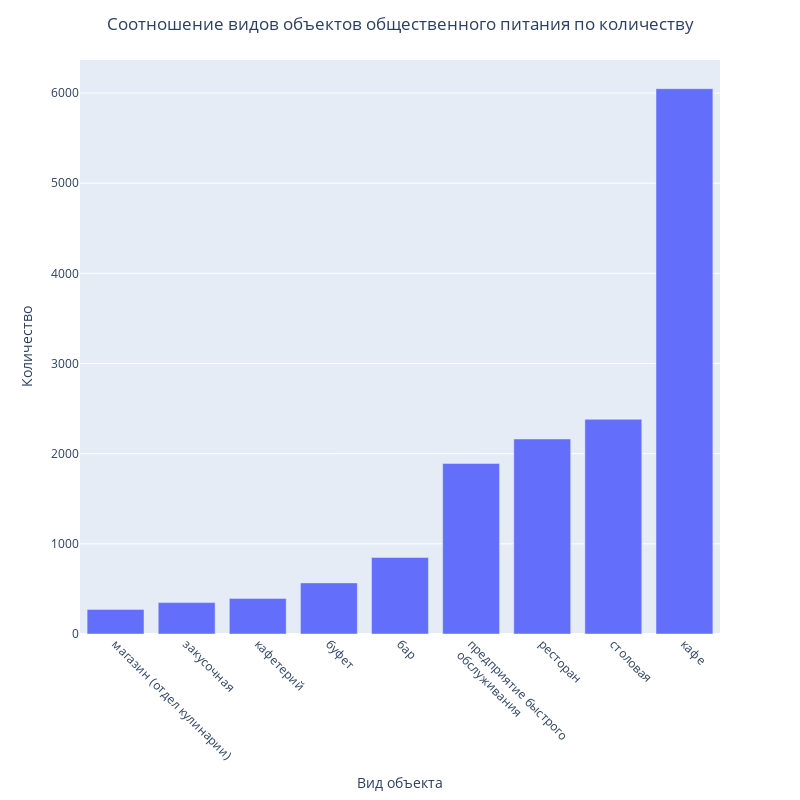

Write notebook code for a chart like this one.
### Code cell
fig = px.bar(
    data, x='object_type', y='id', 
    labels=dict({'object_type': 'Вид объекта', 'id':'Количество'}),
    width=800, height=800
)
fig.update_xaxes(tickangle=45)
fig.update_layout(title_text='Соотношение видов объектов общественного питания по количеству', title_x=0.5, 
                 )
fig.show()

### Figure 1 — Plotly figure (JSON) as saved in the notebook; plotly's stock layout.template omitted (floating-point values rounded to 4 significant figures)
{"data": [{"alignmentgroup": "True", "hovertemplate": "Вид объекта=%{x}<br>Количество=%{y}<extra></extra>", "legendgroup": "", "marker": {"color": "#636efa", "pattern": {"shape": ""}}, "name": "", "offsetgroup": "", "orientation": "v", "showlegend": false, "textposition": "auto", "type": "bar", "x": ["магазин (отдел кулинарии)", "закусочная", "кафетерий", "буфет", "бар", "предприятие быстрого<br>обслуживания", "ресторан", "столовая", "кафе"], "xaxis": "x", "y": [273, 348, 395, 567, 849, 1892, 2163, 2381, 6048], "yaxis": "y"}], "layout": {"barmode": "relative", "height": 800, "legend": {"tracegroupgap": 0}, "margin": {"t": 60}, "title": {"text": "Соотношение видов объектов общественного питания по количеству", "x": 0.5}, "width": 800, "xaxis": {"anchor": "y", "domain": [0, 1], "tickangle": 45, "title": {"text": "Вид объекта"}}, "yaxis": {"anchor": "x", "domain": [0, 1], "title": {"text": "Количество"}}}}
